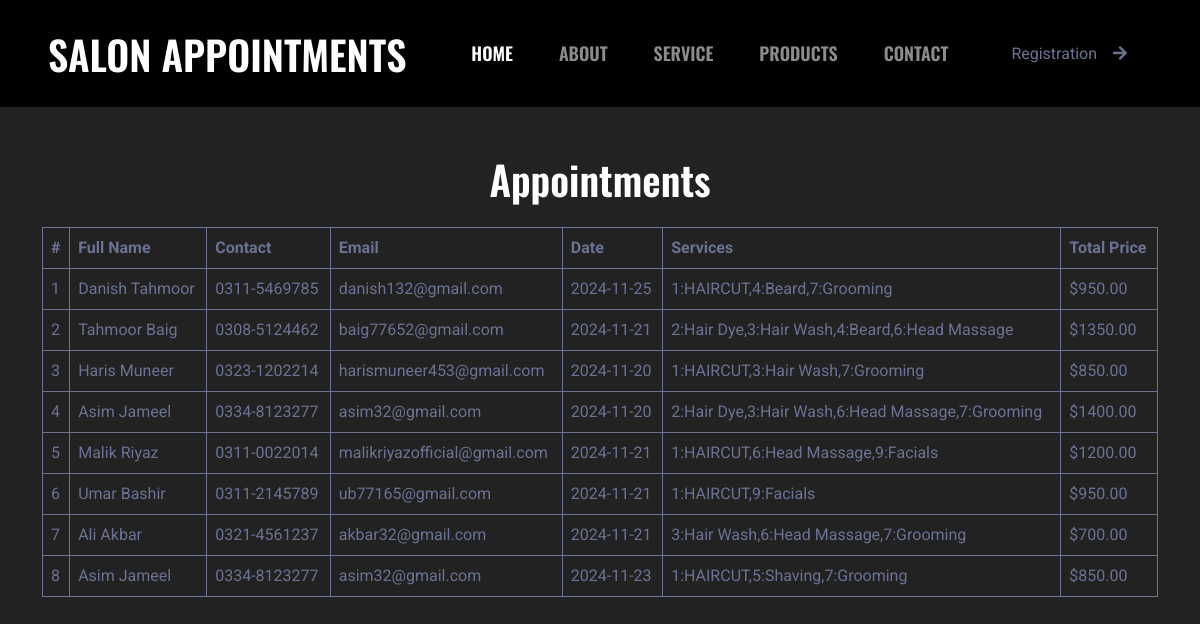
Screenshot of /appointment/show_appointment.php with the database file from the repository.
### tables this page shows
CREATE TABLE `appointments` (
  `id` int(11) NOT NULL,
  `fullname` varchar(255) NOT NULL,
  `contact` varchar(20) NOT NULL,
  `email` varchar(255) NOT NULL,
  `date` date NOT NULL,
  `services` text NOT NULL,
  `total_price` decimal(10,2) NOT NULL,
  `status` varchar(255) DEFAULT 'Pending',
  `viewed` tinyint(1) DEFAULT 0,
  `user_view` tinyint(1) DEFAULT 0
);

### appointment/show_appointment.php (the view, shortened to what this page needs)
<?php
include '../config.php';
$appointments = $conn->query("SELECT * FROM appointments");
?>
<!DOCTYPE html>
<html lang="en">
<head>
    <link href="../css/bootstrap.min.css" rel="stylesheet" />
    <link href="../css/style.css" rel="stylesheet" />
    <link href="https://cdnjs.cloudflare.com/ajax/libs/font-awesome/5.10.0/css/all.min.css" rel="stylesheet" />
    <link href="https://cdn.jsdelivr.net/npm/bootstrap-icons@1.4.1/font/bootstrap-icons.css" rel="stylesheet" />
    <link href="lib/animate/animate.min.css" rel="stylesheet" />
    <link href="lib/owlcarousel/assets/owl.carousel.min.css" rel="stylesheet" />
    <link href="css/bootstrap.min.css" rel="stylesheet" />
    <link href="appointment.css" rel="stylesheet" />
</head>
<body>
<nav class="navbar navbar-expand-lg navbar-dark sticky-top py-lg-0 px-lg-5">
    <a href="index.php" class="navbar-brand ms-4 ms-lg-0">
        <h1 class="mb-0 text-uppercase">Salon Appointments</h1>
    </a>
    <div class="collapse navbar-collapse" id="navbarCollapse">
        <div class="navbar-nav ms-auto p-4 p-lg-0">
            <a href="../index.php" class="nav-item nav-link active">Home</a>
            <a href="../about.php" class="nav-item nav-link">About</a>
            <a href="../service.php" class="nav-item nav-link">Service</a>
            <a href="../products.php" class="nav-item nav-link">Products</a>
            <a href="../contact.php" class="nav-item nav-link">Contact</a>
        </div>
        <?php if (isset($_SESSION['username'])): ?>
            <div class="nav-item dropdown">
                <a href="#" class="nav-link dropdown-toggle" data-bs-toggle="dropdown">
                    <?php echo htmlspecialchars($_SESSION['username']); ?>
                </a>
                <div class="dropdown-menu dropdown-menu-end">
                    <a href="registration/logout.php" class="dropdown-item">Logout</a>
                </div>
            </div>
        <?php else: ?>
            <a href="../registration/signup.php" class="btn rounded-0 py-2 px-lg-4 d-none d-lg-block">Registration<i class="fa fa-arrow-right ms-3"></i></a>
        <?php endif; ?>
    </div>
</nav>
<div class="container mt-5">
    <h1 class="text-center">Appointments</h1>
    <table class="table table-bordered mt-4">
        <thead>
            <tr>
                <th>#</th>
                <th>Full Name</th>
                <th>Contact</th>
                <th>Email</th>
                <th>Date</th>
                <th>Services</th>
                <th>Total Price</th>
            </tr>
        </thead>
        <tbody>
            <?php if ($appointments->num_rows > 0): ?>
                <?php $index = 1; ?>
                <?php while ($row = $appointments->fetch_assoc()): ?>
                    <tr>
                        <td><?php echo $index++; ?></td>
                        <td><?php echo htmlspecialchars($row['fullname']); ?></td>
                        <td><?php echo htmlspecialchars($row['contact']); ?></td>
                        <td><?php echo htmlspecialchars($row['email']); ?></td>
                        <td><?php echo htmlspecialchars($row['date']); ?></td>
                        <td><?php echo htmlspecialchars($row['services']); ?></td>
                        <td>$<?php echo htmlspecialchars($row['total_price']); ?></td>
                    </tr>
                <?php endwhile; ?>
            <?php else: ?>
                <tr>
                    <td colspan="7" class="text-center">No appointments found</td>
                </tr>
            <?php endif; ?>
        </tbody>
    </table>
</div>
</body>
</html>

### css/style.css (style rules this page uses)
body { background-color: black; color: #d6a553; }
.navbar { background-color: black; }
.navbar .nav-link { color: #d6a553; }
.btn { background-color: #d6a553; color: black; }
:root { --primary:#d6a553 ; --secondary: #191C24; --light: #6C7293; --dark: #000000; }
.btn { font-weight: 500; transition: .5s; }
.navbar .navbar-nav .nav-link { margin-right: 30px; padding: 40px 0; color: var(--light); font-family: 'Oswald', sans-serif; font-size: 18px; font-weight: 600; text-transform: uppercase; outline: none; }
h1 { color: #d6a553; }
.navbar .navbar-nav .nav-link:hover, .navbar .navbar-nav .nav-link.active { color: var(--primary); }
.navbar.sticky-top { top: -100px; transition: .5s; }

### appointment/appointment.css (style rules this page uses)
body { font-family: 'Roboto', sans-serif; background-color: #222; color: #f5c71a; }

### rows the page displays
appointments: fullname "Danish Tahmoor", contact "0311-5469785", email "danish132@gmail.com", date "2024-11-25", services "1:HAIRCUT,4:Beard,7:Grooming", total_price "950.00"
appointments: fullname "Tahmoor Baig", contact "0308-5124462", email "baig77652@gmail.com", date "2024-11-21", services "2:Hair Dye,3:Hair Wash,4:Beard,6:Head Massage", total_price "1350.00"
appointments: fullname "Haris Muneer", contact "0323-1202214", email "harismuneer453@gmail.com", date "2024-11-20", services "1:HAIRCUT,3:Hair Wash,7:Grooming", total_price "850.00"
appointments: fullname "Asim Jameel", contact "0334-8123277", email "asim32@gmail.com", date "2024-11-20", services "2:Hair Dye,3:Hair Wash,6:Head Massage,7:Grooming", total_price "1400.00"
appointments: fullname "Malik Riyaz", contact "0311-0022014", email "malikriyazofficial@gmail.com", date "2024-11-21", services "1:HAIRCUT,6:Head Massage,9:Facials", total_price "1200.00"
appointments: fullname "Umar Bashir", contact "0311-2145789", email "ub77165@gmail.com", date "2024-11-21", services "1:HAIRCUT,9:Facials", total_price "950.00"
appointments: fullname "Ali Akbar", contact "0321-4561237", email "akbar32@gmail.com", date "2024-11-21", services "3:Hair Wash,6:Head Massage,7:Grooming", total_price "700.00"
appointments: fullname "Asim Jameel", contact "0334-8123277", email "asim32@gmail.com", date "2024-11-23", services "1:HAIRCUT,5:Shaving,7:Grooming", total_price "850.00"
